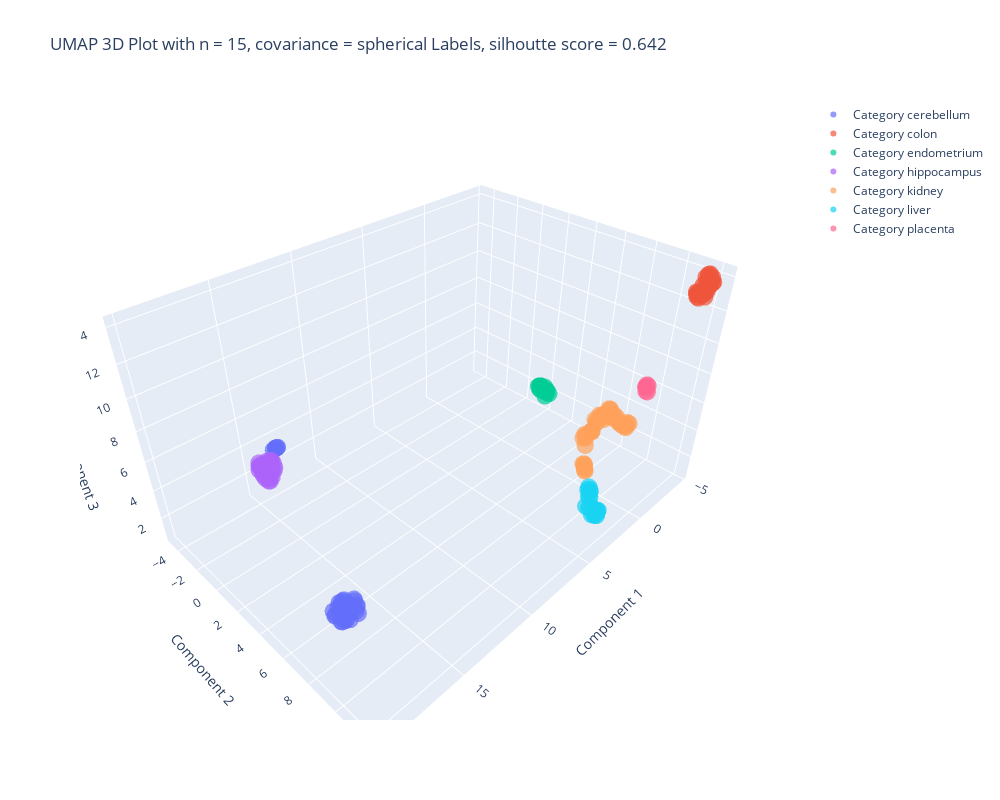
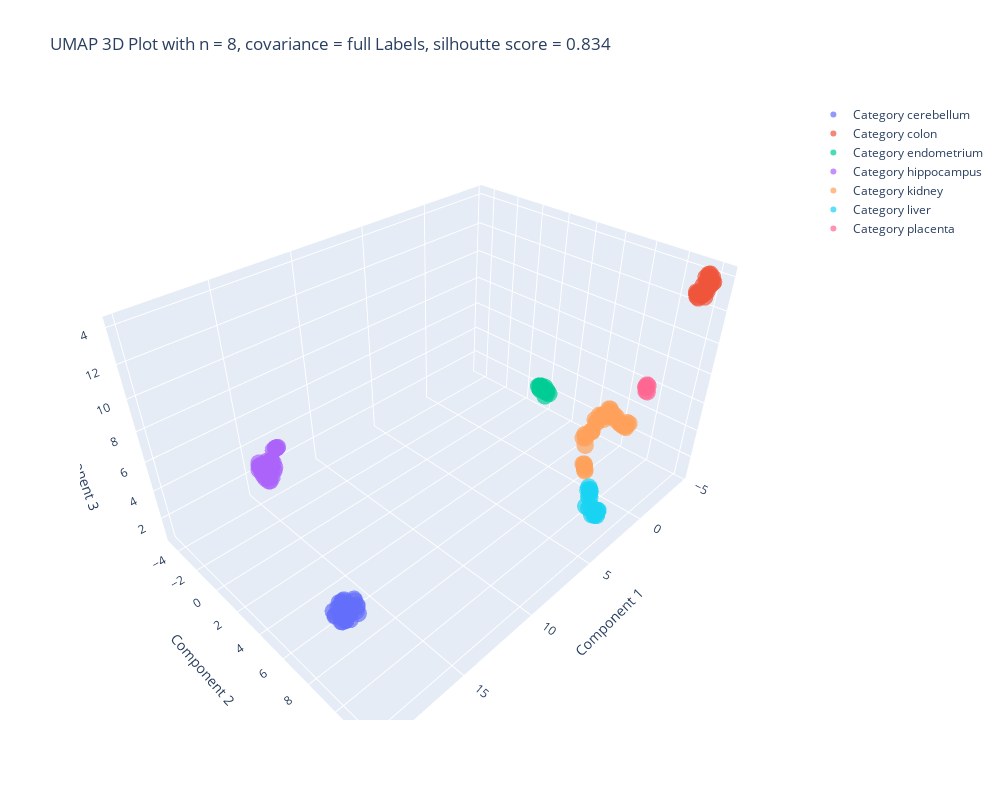

These figures' notebook cell, in order:
### Markdown cell above
By looking at the plots, it can be appreciated some differences, and, based on the fact that class numbers have nothing to do with the gaussian labels inasmuch as the second ones were assigned during the fitting process without having actual labels information. Thus, a check cluster task is performed to visualize the most frequent actual label in each gaussian cluster

### Code cell
gaussian_results = list()
title_gmm = titles[:2]
for gaussian_label, string in zip(gaussian_labels, title_gmm):
    gaussian_results.append(plot_final_result(X_umap, X_sc, y, gaussian_label, string))
